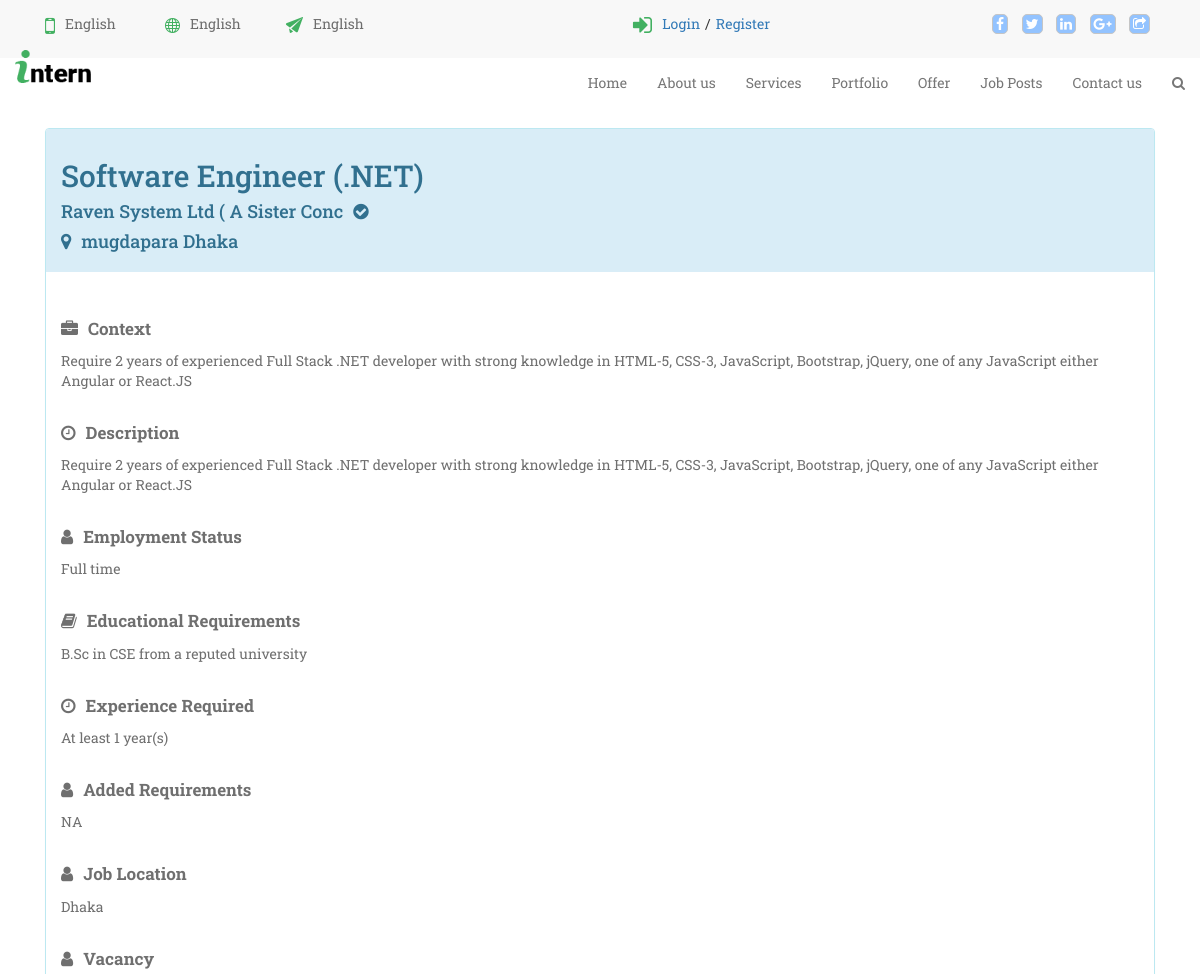
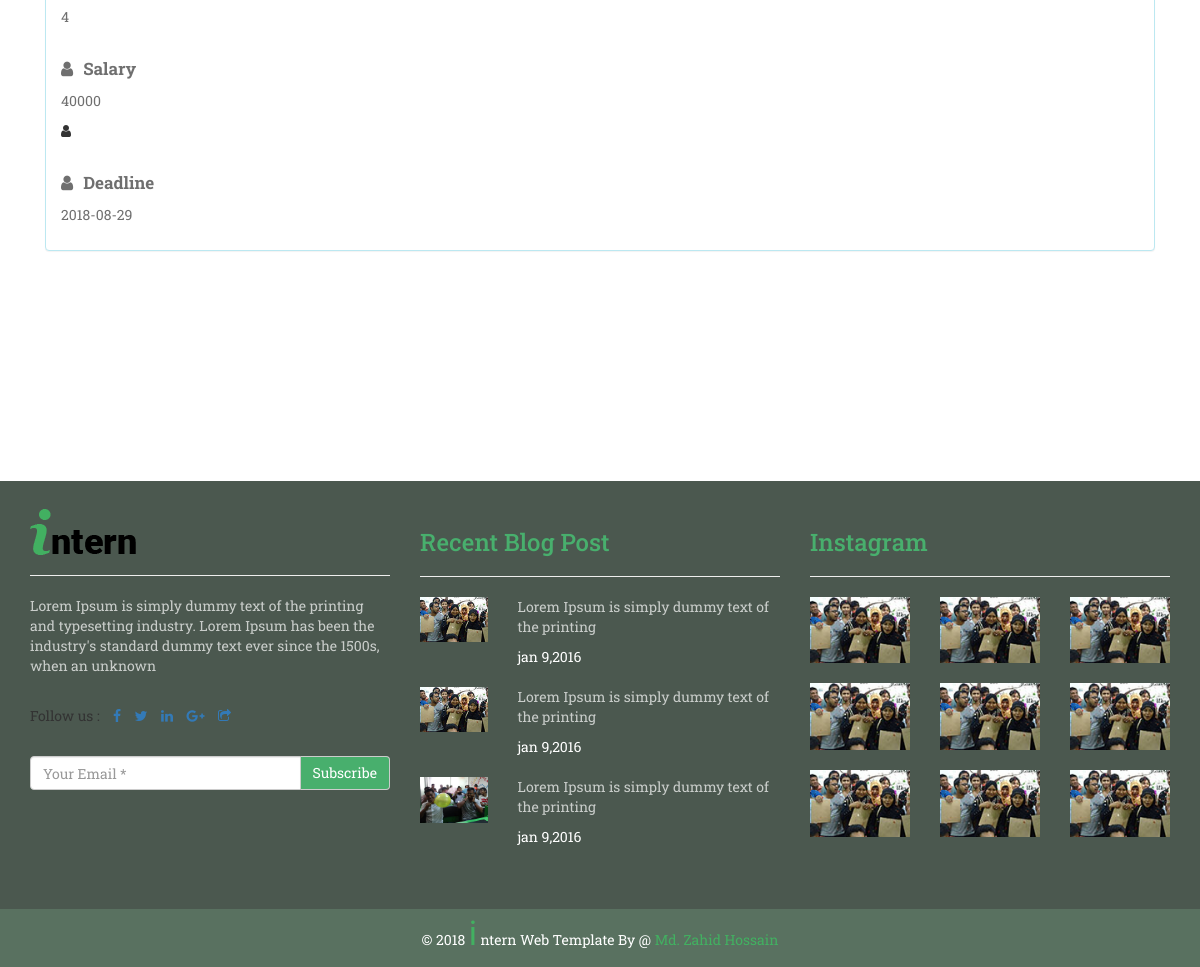
/singleJob.php?id=4, run on the app's committed database (2 pictures, top to bottom).
### tables this page shows
CREATE TABLE `jobpost` (
  `id` int(11) NOT NULL,
  `title` text NOT NULL,
  `empId` int(11) NOT NULL,
  `companyName` varchar(32) NOT NULL,
  `vacancy` varchar(10) NOT NULL,
  `context` text NOT NULL,
  `description` text NOT NULL,
  `empStatus` varchar(10) NOT NULL,
  `eduRequirement` text NOT NULL,
  `expRequirement` text NOT NULL,
  `addRequirement` text NOT NULL,
  `jobLocation` text NOT NULL,
  `salary` int(10) NOT NULL,
  `degree` varchar(32) NOT NULL,
  `browseCatg` varchar(32) NOT NULL,
  `postTime` date NOT NULL,
  `expDate` date DEFAULT NULL,
  `deletedAt` timestamp NULL DEFAULT NULL
);

CREATE TABLE `company` (
  `compId` int(11) NOT NULL,
  `empId` int(11) NOT NULL,
  `compName` text NOT NULL,
  `compAddress` text NOT NULL,
  `compWebLink` text,
  `compType` varchar(32) NOT NULL,
  `compDeleteDate` timestamp NULL DEFAULT NULL
);

### singleJob.php (the view, shortened to what this page needs)
<?php
    $id = $_GET['id'];
    include "includes/header.php";
    include "includes/head.php";
    include "includes/navbar.php";
?>
<div class="container">
        <?php
            require 'config.php';
            $statement="select * from jobpost where id='$id'";
            $result = mysqli_query($conn, $statement);
            if (mysqli_num_rows($result) > 0)
            {
                while($row = mysqli_fetch_assoc($result))
                {
                    $title = $row['title'];
                    $companyName = $row['companyName'];
                    $context = $row['context'];
                    $vacancy = $row['vacancy'];
                    $description = $row['description'];
                    $empStatus = $row['empStatus'];
                    $eduRequirement = $row['eduRequirement'];
                    $expRequirement = $row['expRequirement'];
                    $addRequirement = $row['addRequirement'];
                    $jobLocation = $row['jobLocation'];
                    $salary = $row['salary'];
                    $expDate = $row['expDate'];
                }
            }
            else
            {
                echo "Nothing found in db";
            }
            $query = "select * from company where compName = '$companyName'";
            $output = mysqli_query($conn,$query);
            if(mysqli_num_rows($output)>0){
                while($row = mysqli_fetch_assoc($output))
                {
                    $compAddress = $row['compAddress'];
                }
            }
            else
            {
                echo "Nothing founds in in db";
            }
        ?>
        <div class="col-sm-12">
        <div class="panel-group">
           <div class="panel panel-info">
               <div class="panel-heading">
                  <h2><?php echo $title ?></h2>
                  <h4><?php echo $companyName ?><i class="fa fa-check-circle" aria-hidden="true" style="margin-left:10px;"></i></h4>
                  <h4><i class="fa fa-map-marker" aria-hidden="true" style="margin-right:10px;"></i><?php echo $compAddress ?></h4>
               </div>
               <div class="panel-body">
                   <p class = "singlePost"><i class="fa fa-briefcase" aria-hidden="true"></i><b>Context</b></p>
                   <p><?php echo $context ?></p>
                   <p class = "singlePost"><i class="fa fa-clock-o" aria-hidden="true"></i><b>Description</b></p>
                   <p><?php echo $description ?></p>
                   <p class = "singlePost"><i class="fa fa-user" aria-hidden="true"></i><b>Employment Status</b></p>
                   <p><?php echo $empStatus ?></p>
                   <p class = "singlePost"><i class="fa fa-book" aria-hidden="true"></i><b>Educational Requirements</b></p>
                   <p><?php echo $eduRequirement ?></p>
                   <p class = "singlePost"><i class="fa fa-clock-o" aria-hidden="true"></i><b>Experience Required</b></p>
                   <p><?php echo $expRequirement ?></p>
                   <p class = "singlePost"><i class="fa fa-user" aria-hidden="true"></i><b>Added Requirements</b></p>
                   <p><?php echo $addRequirement ?></p>
                   <p class = "singlePost"><i class="fa fa-user" aria-hidden="true"></i><b>Job Location</b></p>
                   <p><?php echo $jobLocation ?></p>
                   <p class = "singlePost"><i class="fa fa-user" aria-hidden="true"></i><b>Vacancy</b></p>
                   <p><?php echo $vacancy ?></p>
                   <p class = "singlePost"><i class="fa fa-user" aria-hidden="true"></i><b>Salary</b></p>
                   <p><?php echo $salary ?></p>
                   <i class="fa fa-user" aria-hidden="true"></i><p class = "singlePost"><i class="fa fa-user" aria-hidden="true"></i><b>Deadline</b></p>
                   <p><?php echo $expDate ?></p>
               </div>
           </div>
        </div>
       </div>
</div>
    <?php include "includes/last.php" ?>
    <?php include "includes/footer.php" ?>

### css/style.css (style rules this page uses)
body { font-family: 'Roboto Slab', serif; }
p { opacity: .7; }
.singlePost { font-size: 17px; margin-top: 30px; }
.singlePost b { margin-left: 10px; }

### data on the page
jobpost: title "Software Engineer (.NET)", companyName "Raven System Ltd ( A Sister Conc", context "Require 2 years of experienced Full Stack .NET developer with strong knowledge in HTML-5, CSS-3, JavaScript, Bootstrap, jQuery, one of any JavaScript either Angular or React.JS", description "Require 2 years of experienced Full Stack .NET developer with strong knowledge in HTML-5, CSS-3, JavaScript, Bootstrap, jQuery, one of any JavaScript either Angular or React.JS", empStatus "Full time", eduRequirement "B.Sc in CSE from a reputed university", expRequirement "At least 1 year(s)", addRequirement "NA", jobLocation "Dhaka", vacancy "4", salary "40000", expDate "2018-08-29"
company: compAddress "mugdapara Dhaka"
